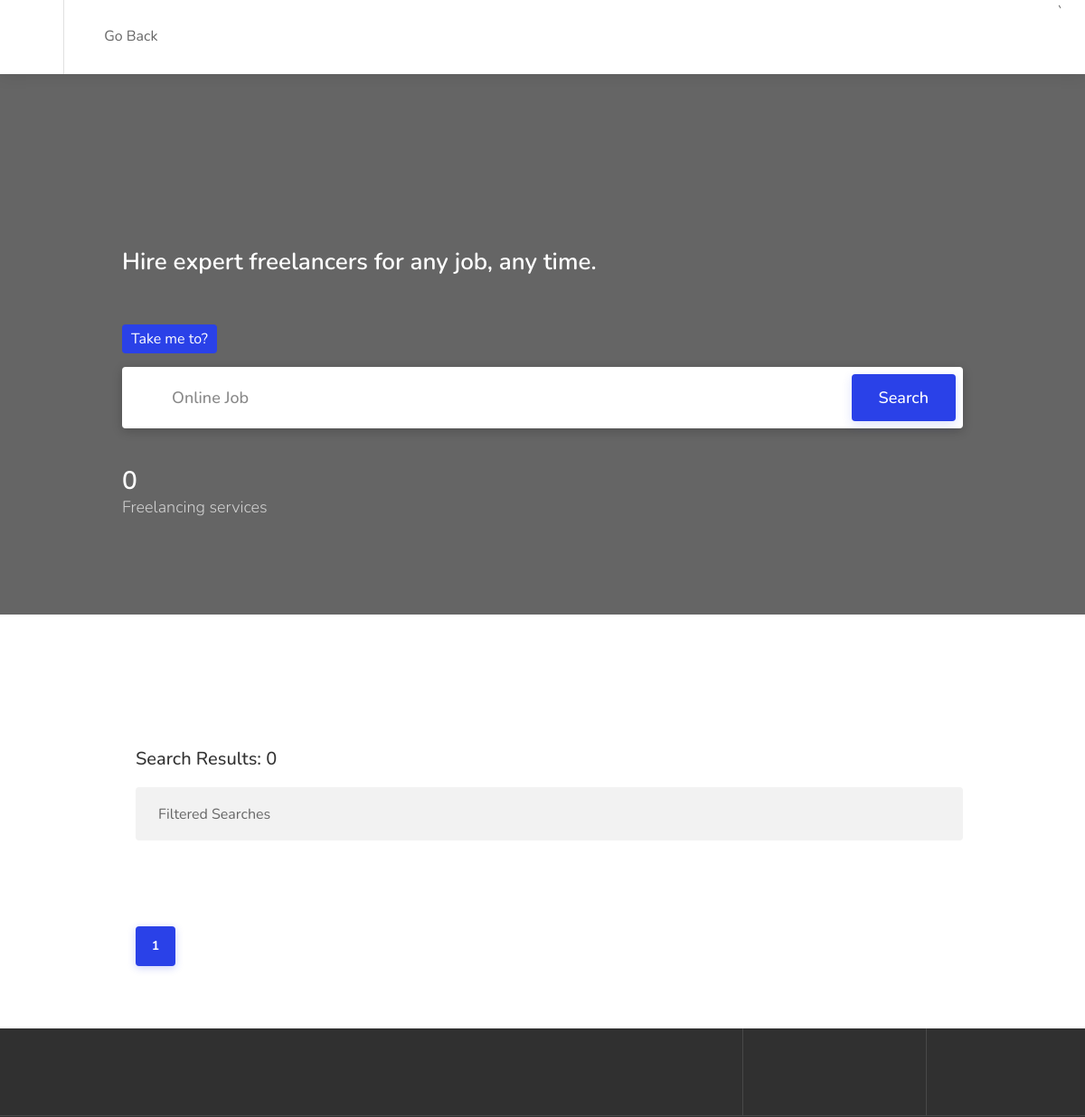
Page /search_result/1 (upper part) on the earlier database version.
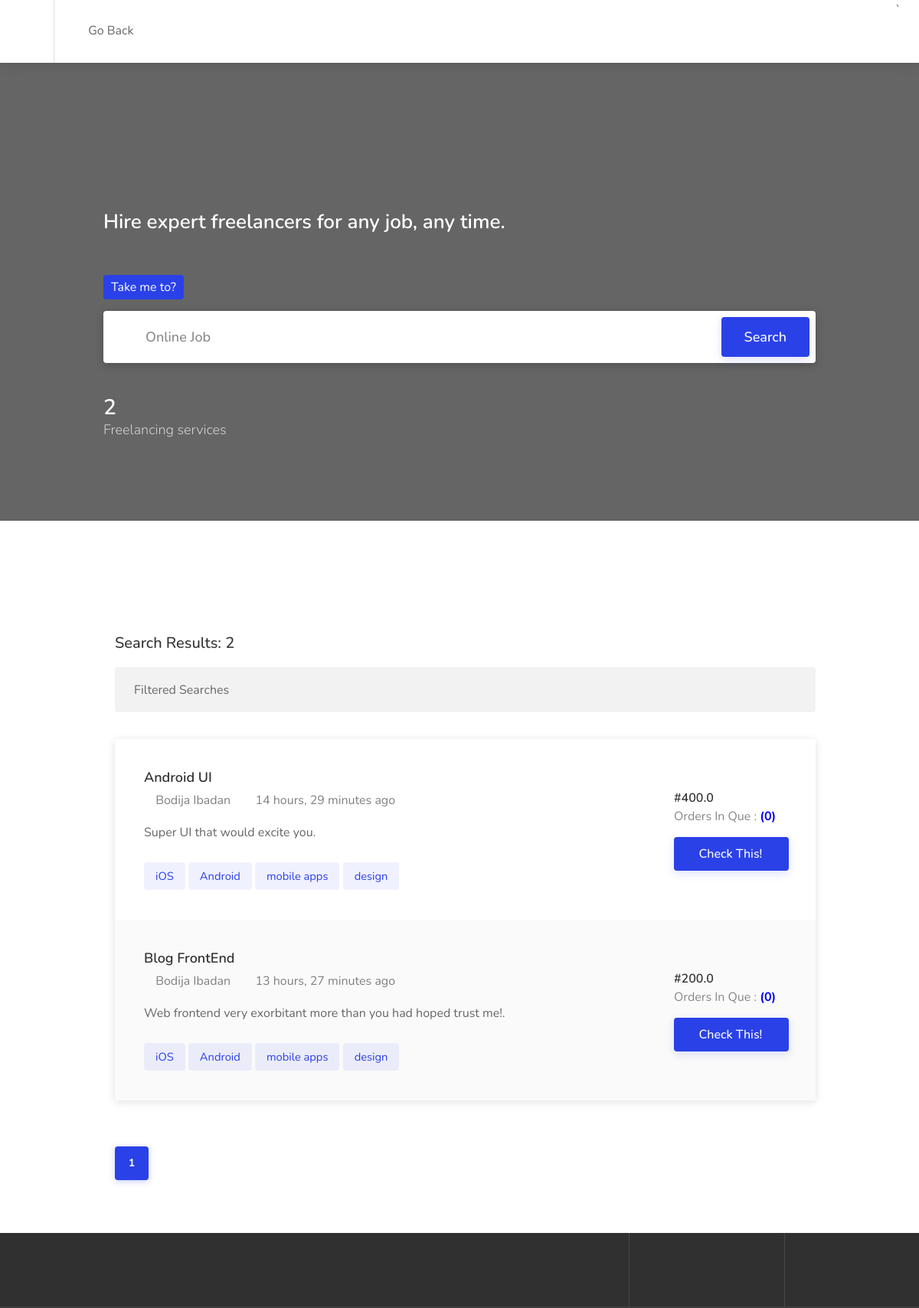
Same page on the later database version.
### core/models.py (models this page shows, shortened)
class Service(models.Model):
    id                  = models.AutoField(primary_key=True)
    owner               = models.ForeignKey(Seller, on_delete = models.CASCADE)
    title               = models.CharField(max_length = 100)
    days                = models.ForeignKey(Delivery_days, on_delete = models.SET_NULL, null = True)
    orders              = models.ForeignKey("Order", on_delete = models.SET_NULL, null = True)
    category            = models.ForeignKey(Category, on_delete = models.CASCADE)
    sub_category        = models.ForeignKey(SubCategory, on_delete = models.SET_NULL, null = True)
    plan                = models.ForeignKey(Plan, on_delete = models.SET_NULL, null = True)
    charge              = models.FloatField()
    description         = models.TextField()
    function            = models.TextField()
    image1              = models.FileField()
    image2              = models.FileField()
    image3              = models.FileField()
    created             = models.DateTimeField(default = timezone.now)
    def get_number_orders(self):
        return self.order_set.all().filter(status = "ordered").count()

class Seller(models.Model):
    id = models.AutoField(primary_key=True)
    admin               = models.OneToOneField(customUser, on_delete = models.CASCADE)
    short_name          = models.CharField(max_length = 20)
    phone_number        = models.CharField(max_length = 20)
    address             = models.CharField(max_length = 100)
    gender              = models.CharField(max_length = 10, choices=Gender, default = 1)
    image               = models.FileField()
    description         = models.TextField()
    language            = models.ForeignKey(Language, on_delete = models.SET_NULL, null = True)
    experience_level    = models.ForeignKey(Xperienece_level, on_delete = models.SET_NULL, null = True)
    category            = models.ForeignKey(Category, on_delete = models.SET_NULL, null = True, related_name="sell")
    sub_category        = models.ForeignKey(SubCategory, on_delete = models.SET_NULL, null = True)
    label               = models.ForeignKey(Label_choice, on_delete = models.SET_NULL, null = True)
    verified            = models.CharField(choices=Verified, default="no", max_length=10)
    created             = models.DateTimeField(default = timezone.now)

### core/views.py (the view)
# urls.py: path('search_result/<str:search_id>', search_result, name = 'search_result'),
def search_result(request, search_id):
    services = Service.objects.filter(category=search_id)
    freelancers = Seller.objects.all().count()
    serv = Service.objects.filter(category=search_id).count()
    paginate = Paginator(services, 2)
    p = request.GET.get("page")
    pages = paginate.get_page(p)
    context = {
        "services":services,
        "serv":serv,
        "freelancers":freelancers,
        "pages":pages
    }
    return render(request, "core_templates/search_result.html", context)

### core/templates/core_templates/search_result.html (shortened to what this page needs)
{% extends 'user_templates/base3.html' %}
{% load static %}
{% block content %}
<div class="intro-banner dark-overlay" data-background-image="{% static 'images2/home-background-02.jpg' %}">
	<div class="transparent-header-spacer"></div>
	<div class="container">
		<div class="row">
			<div class="col-md-12">
				<div class="banner-headline">
					<h3>
						<strong>Hire expert freelancers for any job, any time.</strong>
					</h3>
				</div>
			</div>
		</div>
		<div class="row">
			<div class="col-md-12">
				<form class="intro-banner-search-form margin-top-95" method = "POST" action = "{% url 'search22' %}"> {% csrf_token %}
					<div class="intro-search-field with-autocomplete">
						<label for="autocomplete-input" class="field-title ripple-effect">Take me to?</label>
						<div class="input-with-icon">
							<input id="autocomplete-input" type="text" placeholder="Online Job" name="search22">
						</div>
					</div>
					<div class="intro-search-button">
						<button class="button ripple-effect" type = "submit">Search</button>
					</div>
				</form>
			</div>
		</div>
		<div class="row">
			<div class="col-md-12">
				<ul class="intro-stats margin-top-45 hide-under-992px">
					<li>
						<strong class="counter">{{serv}}</strong>
						<span>Freelancing services</span>
					</li>
				</ul>
			</div>
		</div>
	</div>
</div>
<br><br>
<div class="container">
	<div class="row">
		<div class="col-xl-12 col-lg-12 content-left-offset">
			<h3 class="page-title">Search Results: {{serv}} </h3>
			<div class="notify-box margin-top-15">
				<div class="switch-container">
					<label> Filtered Searches </label>
				</div>
			</div>
			<div class="tasks-list-container compact-list margin-top-35">
				{% for service in pages %}
					<a href="" class="task-listing" id = "refer">
						<div class="task-listing-details">
							<div class="task-listing-description">
								<h3 class="task-listing-title"> {{service.title}} </h3>
								<ul class="task-icons">
									<li><i class="icon-material-outline-location-on"></i> {{ service.owner.address }}</li>
									<li><i class="icon-material-outline-access-time"></i> {{service.created|timesince}} ago</li>
								</ul>
								<p class="task-listing-text">{{service.description}}.</p>
								<div class="task-tags">
									<span>iOS</span>
									<span>Android</span>
									<span>mobile apps</span>
									<span>design</span>
								</div>
							</div>
						</div>
						<div class="task-listing-bid">
							<div class="task-listing-bid-inner">
								<div class="task-offers">
									<strong> #{{service.charge}} </strong>
									<span>Orders In Que : <b style = "color:blue;">({{service.get_number_orders}})</b></span>
								</div>
								<span class="button button-sliding-icon ripple-effect"> Check This! </span>
							</div>
						</div>
					</a>
				{% endfor %}
			</div>
			<div class="row">
				<div class="col-md-12">
					<div class="pagination-container margin-top-60 margin-bottom-60">
						<nav class="pagination">
							<ul>
							{% for page in pages.paginator.page_range %}
								{% if pages.number == page %}
								<li><a href="?page={{page}}" class="current-page ripple-effect"> {{page}}</a></li>
								{% else %}
								<li><a href="?page={{page}}" class="ripple-effect">{{page}}</a></li>
								{% endif %}
							{% endfor %}
							</ul>
						</nav>
					</div>
				</div>
			</div>
		</div>
	</div>
</div>
{% include 'user_templates/footer2.html' %}
{% endblock content %}

Differences in the rows shown:
added Service: title "Android UI", owner.address "Bodija Ibadan", created "14 hours, 29 minutes", description "Super UI that would excite you", charge "400.0", get_number_orders "0"
added Service: title "Blog FrontEnd", owner.address "Bodija Ibadan", created "13 hours, 27 minutes", description "Web frontend very exorbitant more than you had hoped trust me!", charge "200.0", get_number_orders "0"
Other differences:
{{ serv }}: "0" → "2"
